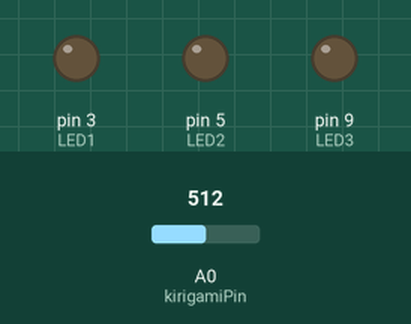
Bench run of a sketch on a simulated Arduino Uno, built with avr-gcc and run on an emulated ATmega328P. Parts: output pins drawn as LEDs (lit = HIGH). The test bench sets the inputs (shaded band); at power-on: A0 (kirigamiPin) = 512. What the sketch prints to the serial monitor is not drawn.

Above: at 1.2 s.
1.3 s: A0 (kirigamiPin) set to 716
At 3.6 s:
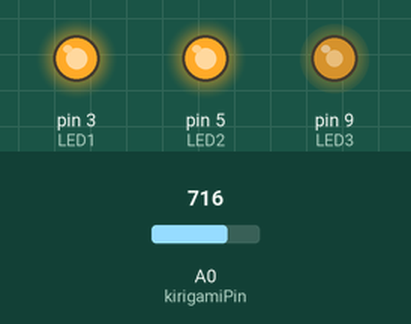
4.3 s: A0 (kirigamiPin) set to 122
At 7.0 s:
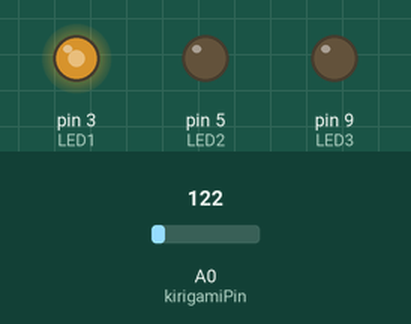
7.3 s: A0 (kirigamiPin) set to 0
At 7.73 s:
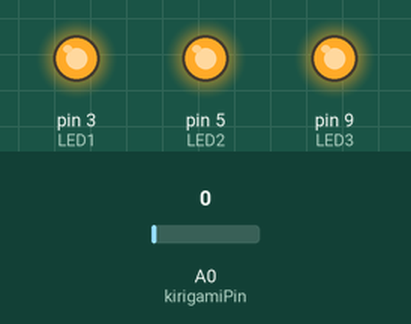
Timing chart, 0 to 10.4 s (numbered marks = the images above; inputs shaded):
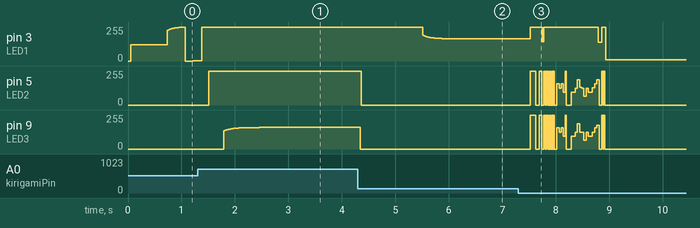

The sketch:

kirigamiMina.ino
```cpp
unsigned long timer = 0;
long loopTime = 5000;   // microseconds
const int numReadings = 10;

float readings[numReadings];      // the readings from the analog input
int readIndex = 0;              // the index of the current reading
float total = 0;                  // the running total
float average = 0;                // the average
unsigned int resistor = 10000;  // the resistor in series with the kirigami
float currentValue = 0;          // the tension value read between the kirigami and resistor (so the tension at the border of the resistor, 0-1023)
float previous = 0;             // for filtration use
float valueKirigami = 0;        // the final resistivity of the kirigami
float previousFiltered = 0;
float filtered = 0;
const int LED1 = 3;
const int LED2 = 5;
const int LED3 = 9;
int kirigamiPin = A0;

void setup() {
  // initialize serial communication with computer:

  pinMode(LED1, OUTPUT);
  pinMode(LED2, OUTPUT);
  pinMode(LED3, OUTPUT);
  timer = micros();
  Serial.begin(38400);
  // initialize all the readings to 0:
  for (int thisReading = 0; thisReading < numReadings; thisReading++) {
    readings[thisReading] = 0;
  }
}

void loop() {
  timeSync(loopTime);
  // subtract the last reading:
  total = total - readings[readIndex];
  // read from the sensor:
  previous = currentValue;
  currentValue = (analogRead(kirigamiPin)/1023.0) * 5.0;
  previousFiltered = filtered;
  filtered = 0.969*previousFiltered + 0.0155*currentValue + 0.0155*previous;


  valueKirigami = 5.0*(resistor/filtered) - resistor;
  readings[readIndex] = valueKirigami;
  // add the reading to the total:
  total = total + readings[readIndex];
  // advance to the next position in the array:
  readIndex = readIndex + 1;
//Serial.println(valueKirigami);
  // if we're at the end of the array...
  if (readIndex >= numReadings) {
    // ...wrap around to the beginning:
    readIndex = 0;
  }

  // calculate the average:
  average = total / numReadings;
  // send it to the computer as ASCII digits
  //Serial.println(average);
  sendToPC(&average);
  //delay(100);        // delay in between reads for stability
  int m = map(average, 10000, 3500, 0, 765);
  if (m > 510)
{
  int v = m-510;
  analogWrite(LED1, 255);
  analogWrite(LED2, 255);
  analogWrite(LED3, v);
}
else if (m > 255)
{
  int v1 = m-510;
  analogWrite(LED1, 255);
  analogWrite(LED2, v1);
  analogWrite(LED3, 0);
}
else
{
  analogWrite(LED1, m);
  analogWrite(LED2, 0);
  analogWrite(LED3, 0);
}
}

void timeSync(unsigned long deltaT)
{
  unsigned long currTime = micros();
  long timeToDelay = deltaT - (currTime - timer);
  if (timeToDelay > 5000)
  {
    delay(timeToDelay / 1000);
    delayMicroseconds(timeToDelay % 1000);
  }
  else if (timeToDelay > 0)
  {
    delayMicroseconds(timeToDelay);
  }
  else
  {
      // timeToDelay is negative so we start immediately
  }
  timer = currTime + timeToDelay;
}

/*void sendToPC(int* data)
{
  byte* byteData = (byte*)(data);
  Serial.write(byteData, 2);
}*/

void sendToPC(float* data)
{
  byte* byteData = (byte*)(data);
  Serial.write(byteData, 4);
}
```

Measured:
- after the input at 1.3 s, pin 3 (LED1): 1/255 → 255/255 after 0.08 s; pin 5 (LED2): 0/255 → 255/255 after 0.21 s; pin 9 (LED3): moves from 0/255 to 162/255 over 0.67 s, starting after 0.49 s
- after the input at 4.3 s, pin 3 (LED1): moves from 255/255 to 166/255 over 0.54 s, starting after 1.2 s; pin 5 (LED2): 255/255 → 0/255 after 0.07 s; pin 9 (LED3): 162/255 → 0/255 at once
- after the input at 7.3 s, pin 3 (LED1): 166/255 → 255/255 after 0.23 s, → 142/255 1.3 s later, → 255/255 0.07 s later, → 11/255 0.08 s later
